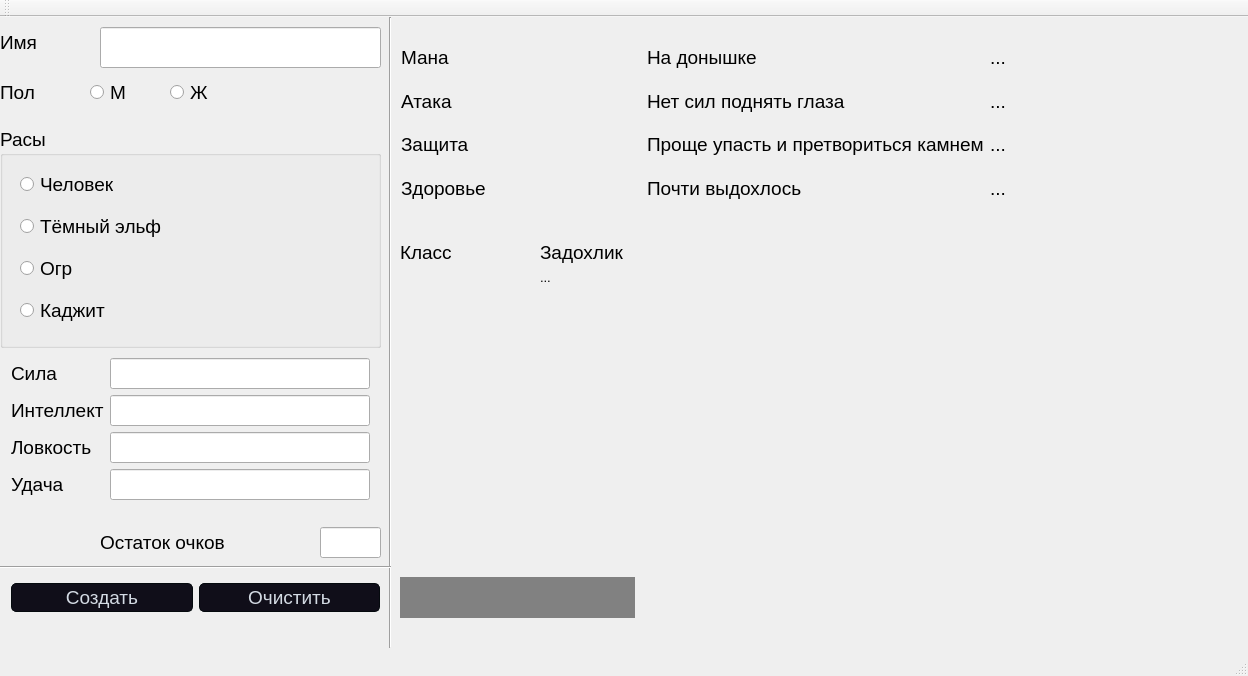
<?xml version="1.0" encoding="UTF-8"?>
<ui version="4.0">
 <class>MainWindow</class>
 <widget class="QMainWindow" name="MainWindow">
  <property name="geometry">
   <rect>
    <x>0</x>
    <y>0</y>
    <width>1248</width>
    <height>676</height>
   </rect>
  </property>
  <property name="font">
   <font>
    <pointsize>14</pointsize>
   </font>
  </property>
  <property name="windowTitle">
   <string>MainWindow</string>
  </property>
  <property name="styleSheet">
   <string notr="true"/>
  </property>
  <widget class="QWidget" name="centralWidget">
   <widget class="QLabel" name="label_name">
    <property name="geometry">
     <rect>
      <x>0</x>
      <y>10</y>
      <width>111</width>
      <height>31</height>
     </rect>
    </property>
    <property name="text">
     <string>Имя</string>
    </property>
   </widget>
   <widget class="QLineEdit" name="lineEdit_name">
    <property name="geometry">
     <rect>
      <x>100</x>
      <y>10</y>
      <width>281</width>
      <height>41</height>
     </rect>
    </property>
   </widget>
   <widget class="QLabel" name="label_sex">
    <property name="geometry">
     <rect>
      <x>0</x>
      <y>60</y>
      <width>91</width>
      <height>31</height>
     </rect>
    </property>
    <property name="text">
     <string>Пол</string>
    </property>
   </widget>
   <widget class="QLineEdit" name="lineEdit_pointsleft">
    <property name="geometry">
     <rect>
      <x>320</x>
      <y>510</y>
      <width>61</width>
      <height>31</height>
     </rect>
    </property>
   </widget>
   <widget class="QLabel" name="label_pointsleft">
    <property name="geometry">
     <rect>
      <x>100</x>
      <y>510</y>
      <width>221</width>
      <height>31</height>
     </rect>
    </property>
    <property name="text">
     <string>Остаток очков</string>
    </property>
   </widget>
   <widget class="QRadioButton" name="radioButton_sex_M">
    <property name="geometry">
     <rect>
      <x>90</x>
      <y>60</y>
      <width>71</width>
      <height>31</height>
     </rect>
    </property>
    <property name="text">
     <string>М</string>
    </property>
   </widget>
   <widget class="QRadioButton" name="radioButton_sex_W">
    <property name="geometry">
     <rect>
      <x>170</x>
      <y>60</y>
      <width>71</width>
      <height>31</height>
     </rect>
    </property>
    <property name="text">
     <string>Ж</string>
    </property>
   </widget>
   <widget class="Line" name="line">
    <property name="geometry">
     <rect>
      <x>380</x>
      <y>0</y>
      <width>20</width>
      <height>631</height>
     </rect>
    </property>
    <property name="orientation">
     <enum>Qt::Vertical</enum>
    </property>
   </widget>
   <widget class="Line" name="line_2">
    <property name="geometry">
     <rect>
      <x>0</x>
      <y>540</y>
      <width>391</width>
      <height>20</height>
     </rect>
    </property>
    <property name="orientation">
     <enum>Qt::Horizontal</enum>
    </property>
   </widget>
   <widget class="QWidget" name="horizontalLayoutWidget">
    <property name="geometry">
     <rect>
      <x>0</x>
      <y>550</y>
      <width>391</width>
      <height>61</height>
     </rect>
    </property>
    <layout class="QHBoxLayout" name="horizontalLayout">
     <item>
      <widget class="QPushButton" name="pushButton_create">
       <property name="styleSheet">
        <string notr="true">QPushButton{
	border-style: solid;
	border-color: #050a0e;
	border-width: 1px;
	border-radius: 5px;
	color: #d3dae3;
	padding: 2px;
	background-color: #100E19;
}
QPushButton::default{
	border-style: solid;
	border-color: #050a0e;
	border-width: 1px;
	border-radius: 5px;
	color: #FFFFFF;
	padding: 2px;
	background-color: #151a1e;
}
QPushButton:hover{
	border-style: solid;
	border-top-color: qlineargradient(spread:pad, x1:0, y1:1, x2:1, y2:1, stop:0 #C0DB50, stop:0.4 #C0DB50, stop:0.5 #100E19, stop:1 #100E19);
    border-bottom-color: qlineargradient(spread:pad, x1:0, y1:1, x2:1, y2:1, stop:0 #100E19, stop:0.5 #100E19, stop:0.6 #C0DB50, stop:1 #C0DB50);
    border-left-color: qlineargradient(spread:pad, x1:0, y1:0, x2:0, y2:1, stop:0 #C0DB50, stop:0.3 #C0DB50, stop:0.7 #100E19, stop:1 #100E19);
    border-right-color: qlineargradient(spread:pad, x1:0, y1:1, x2:0, y2:0, stop:0 #C0DB50, stop:0.3 #C0DB50, stop:0.7 #100E19, stop:1 #100E19);
	border-width: 2px;
    border-radius: 1px;
	color: #34eba8;
	padding: 2px;
}
QPushButton:pressed{
	border-style: solid;
	border-top-color: qlineargradient(spread:pad, x1:0, y1:1, x2:1, y2:1, stop:0 #d33af1, stop:0.4 #d33af1, stop:0.5 #100E19, stop:1 #100E19);
    border-bottom-color: qlineargradient(spread:pad, x1:0, y1:1, x2:1, y2:1, stop:0 #100E19, stop:0.5 #100E19, stop:0.6 #d33af1, stop:1 #d33af1);
    border-left-color: qlineargradient(spread:pad, x1:0, y1:0, x2:0, y2:1, stop:0 #d33af1, stop:0.3 #d33af1, stop:0.7 #100E19, stop:1 #100E19);
    border-right-color: qlineargradient(spread:pad, x1:0, y1:1, x2:0, y2:0, stop:0 #d33af1, stop:0.3 #d33af1, stop:0.7 #100E19, stop:1 #100E19);
	border-width: 2px;
    border-radius: 1px;
	color: #34eba8;
	padding: 2px;
}</string>
       </property>
       <property name="text">
        <string>Создать</string>
       </property>
      </widget>
     </item>
     <item>
      <widget class="QPushButton" name="pushButton_clear">
       <property name="styleSheet">
        <string notr="true">QPushButton{
	border-style: solid;
	border-color: #050a0e;
	border-width: 1px;
	border-radius: 5px;
	color: #d3dae3;
	padding: 2px;
	background-color: #100E19;
}
QPushButton::default{
	border-style: solid;
	border-color: #050a0e;
	border-width: 1px;
	border-radius: 5px;
	color: #FFFFFF;
	padding: 2px;
	background-color: #151a1e;
}
QPushButton:hover{
	border-style: solid;
	border-top-color: qlineargradient(spread:pad, x1:0, y1:1, x2:1, y2:1, stop:0 #C0DB50, stop:0.4 #C0DB50, stop:0.5 #100E19, stop:1 #100E19);
    border-bottom-color: qlineargradient(spread:pad, x1:0, y1:1, x2:1, y2:1, stop:0 #100E19, stop:0.5 #100E19, stop:0.6 #C0DB50, stop:1 #C0DB50);
    border-left-color: qlineargradient(spread:pad, x1:0, y1:0, x2:0, y2:1, stop:0 #C0DB50, stop:0.3 #C0DB50, stop:0.7 #100E19, stop:1 #100E19);
    border-right-color: qlineargradient(spread:pad, x1:0, y1:1, x2:0, y2:0, stop:0 #C0DB50, stop:0.3 #C0DB50, stop:0.7 #100E19, stop:1 #100E19);
	border-width: 2px;
    border-radius: 1px;
	color: #eb3434;
	padding: 2px;
}
QPushButton:pressed{
	border-style: solid;
	border-top-color: qlineargradient(spread:pad, x1:0, y1:1, x2:1, y2:1, stop:0 #d33af1, stop:0.4 #d33af1, stop:0.5 #100E19, stop:1 #100E19);
    border-bottom-color: qlineargradient(spread:pad, x1:0, y1:1, x2:1, y2:1, stop:0 #100E19, stop:0.5 #100E19, stop:0.6 #d33af1, stop:1 #d33af1);
    border-left-color: qlineargradient(spread:pad, x1:0, y1:0, x2:0, y2:1, stop:0 #d33af1, stop:0.3 #d33af1, stop:0.7 #100E19, stop:1 #100E19);
    border-right-color: qlineargradient(spread:pad, x1:0, y1:1, x2:0, y2:0, stop:0 #d33af1, stop:0.3 #d33af1, stop:0.7 #100E19, stop:1 #100E19);
	border-width: 2px;
    border-radius: 1px;
	color: #eb3434;
	padding: 2px;
}</string>
       </property>
       <property name="text">
        <string>Очистить</string>
       </property>
      </widget>
     </item>
    </layout>
   </widget>
   <widget class="QWidget" name="formLayoutWidget">
    <property name="geometry">
     <rect>
      <x>0</x>
      <y>330</y>
      <width>381</width>
      <height>171</height>
     </rect>
    </property>
    <layout class="QFormLayout" name="formLayout">
     <item row="0" column="0">
      <widget class="QLabel" name="label_str">
       <property name="text">
        <string>Сила</string>
       </property>
      </widget>
     </item>
     <item row="0" column="1">
      <widget class="QLineEdit" name="lineEdit_str"/>
     </item>
     <item row="1" column="0">
      <widget class="QLabel" name="label_int">
       <property name="text">
        <string>Интеллект</string>
       </property>
      </widget>
     </item>
     <item row="1" column="1">
      <widget class="QLineEdit" name="lineEdit_int"/>
     </item>
     <item row="2" column="0">
      <widget class="QLabel" name="label_dex">
       <property name="text">
        <string>Ловкость</string>
       </property>
      </widget>
     </item>
     <item row="2" column="1">
      <widget class="QLineEdit" name="lineEdit_dex"/>
     </item>
     <item row="3" column="0">
      <widget class="QLabel" name="label_luck">
       <property name="text">
        <string>Удача</string>
       </property>
      </widget>
     </item>
     <item row="3" column="1">
      <widget class="QLineEdit" name="lineEdit_luck"/>
     </item>
    </layout>
   </widget>
   <widget class="QLabel" name="label_class">
    <property name="geometry">
     <rect>
      <x>400</x>
      <y>220</y>
      <width>111</width>
      <height>31</height>
     </rect>
    </property>
    <property name="text">
     <string>Класс</string>
    </property>
   </widget>
   <widget class="QLabel" name="label_class_value">
    <property name="geometry">
     <rect>
      <x>540</x>
      <y>220</y>
      <width>246</width>
      <height>31</height>
     </rect>
    </property>
    <property name="text">
     <string>Задохлик</string>
    </property>
   </widget>
   <widget class="QLabel" name="label_class_status">
    <property name="geometry">
     <rect>
      <x>540</x>
      <y>250</y>
      <width>361</width>
      <height>21</height>
     </rect>
    </property>
    <property name="font">
     <font>
      <pointsize>10</pointsize>
     </font>
    </property>
    <property name="text">
     <string>...</string>
    </property>
   </widget>
   <widget class="QWidget" name="gridLayoutWidget">
    <property name="geometry">
     <rect>
      <x>390</x>
      <y>10</y>
      <width>851</width>
      <height>191</height>
     </rect>
    </property>
    <layout class="QGridLayout" name="gridLayout">
     <item row="2" column="1">
      <widget class="QLabel" name="label_def">
       <property name="text">
        <string>Защита</string>
       </property>
      </widget>
     </item>
     <item row="2" column="2">
      <widget class="QLabel" name="label_def_value">
       <property name="text">
        <string>Проще упасть и претвориться камнем</string>
       </property>
      </widget>
     </item>
     <item row="1" column="1">
      <widget class="QLabel" name="label_atc">
       <property name="text">
        <string>Атака</string>
       </property>
      </widget>
     </item>
     <item row="3" column="2">
      <widget class="QLabel" name="label_hp_value">
       <property name="text">
        <string>Почти выдохлось</string>
       </property>
      </widget>
     </item>
     <item row="2" column="3">
      <widget class="QLabel" name="label_def_status">
       <property name="text">
        <string>...</string>
       </property>
      </widget>
     </item>
     <item row="1" column="3">
      <widget class="QLabel" name="label_atc_status">
       <property name="text">
        <string>...</string>
       </property>
      </widget>
     </item>
     <item row="3" column="1">
      <widget class="QLabel" name="label_hp">
       <property name="text">
        <string>Здоровье</string>
       </property>
      </widget>
     </item>
     <item row="3" column="3">
      <widget class="QLabel" name="label_hp_status">
       <property name="text">
        <string>...</string>
       </property>
      </widget>
     </item>
     <item row="1" column="2">
      <widget class="QLabel" name="label_atc_value">
       <property name="text">
        <string>Нет сил поднять глаза</string>
       </property>
      </widget>
     </item>
     <item row="0" column="1">
      <widget class="QLabel" name="label_mp">
       <property name="text">
        <string>Мана</string>
       </property>
      </widget>
     </item>
     <item row="0" column="3">
      <widget class="QLabel" name="label_mp_status">
       <property name="text">
        <string>...</string>
       </property>
      </widget>
     </item>
     <item row="0" column="2">
      <widget class="QLabel" name="label_mp_value">
       <property name="text">
        <string>На донышке</string>
       </property>
      </widget>
     </item>
    </layout>
   </widget>
   <widget class="QGroupBox" name="groupBox_race">
    <property name="geometry">
     <rect>
      <x>0</x>
      <y>110</y>
      <width>381</width>
      <height>221</height>
     </rect>
    </property>
    <property name="title">
     <string>Расы</string>
    </property>
    <widget class="QWidget" name="verticalLayoutWidget">
     <property name="geometry">
      <rect>
       <x>9</x>
       <y>25</y>
       <width>371</width>
       <height>191</height>
      </rect>
     </property>
     <layout class="QVBoxLayout" name="verticalLayout">
      <item>
       <widget class="QRadioButton" name="radioButton_race_human">
        <property name="text">
         <string>Человек</string>
        </property>
       </widget>
      </item>
      <item>
       <widget class="QRadioButton" name="radioButton_race_darkelf">
        <property name="text">
         <string>Тёмный эльф</string>
        </property>
       </widget>
      </item>
      <item>
       <widget class="QRadioButton" name="radioButton_race_ogr">
        <property name="text">
         <string>Огр</string>
        </property>
       </widget>
      </item>
      <item>
       <widget class="QRadioButton" name="radioButton_race_Khajiit">
        <property name="text">
         <string>Каджит</string>
        </property>
       </widget>
      </item>
     </layout>
    </widget>
   </widget>
   <widget class="QLabel" name="label_iconframe">
    <property name="geometry">
     <rect>
      <x>400</x>
      <y>310</y>
      <width>235</width>
      <height>307</height>
     </rect>
    </property>
    <property name="text">
     <string/>
    </property>
   </widget>
   <widget class="QLabel" name="label_nicknamebar">
    <property name="geometry">
     <rect>
      <x>400</x>
      <y>560</y>
      <width>235</width>
      <height>41</height>
     </rect>
    </property>
    <property name="font">
     <font>
      <pointsize>14</pointsize>
     </font>
    </property>
    <property name="styleSheet">
     <string notr="true">QLabel
{

  color: rgb(255, 255, 255); 
  background-color: rgba(0, 0, 0, 0.46);
}

</string>
    </property>
    <property name="text">
     <string/>
    </property>
    <property name="textFormat">
     <enum>Qt::RichText</enum>
    </property>
    <property name="scaledContents">
     <bool>true</bool>
    </property>
    <property name="alignment">
     <set>Qt::AlignCenter</set>
    </property>
   </widget>
  </widget>
  <widget class="QMenuBar" name="menuBar">
   <property name="geometry">
    <rect>
     <x>0</x>
     <y>0</y>
     <width>1248</width>
     <height>17</height>
    </rect>
   </property>
  </widget>
  <widget class="QToolBar" name="mainToolBar">
   <attribute name="toolBarArea">
    <enum>TopToolBarArea</enum>
   </attribute>
   <attribute name="toolBarBreak">
    <bool>false</bool>
   </attribute>
  </widget>
  <widget class="QStatusBar" name="statusBar"/>
 </widget>
 <layoutdefault spacing="6" margin="11"/>
 <resources/>
 <connections/>
</ui>
